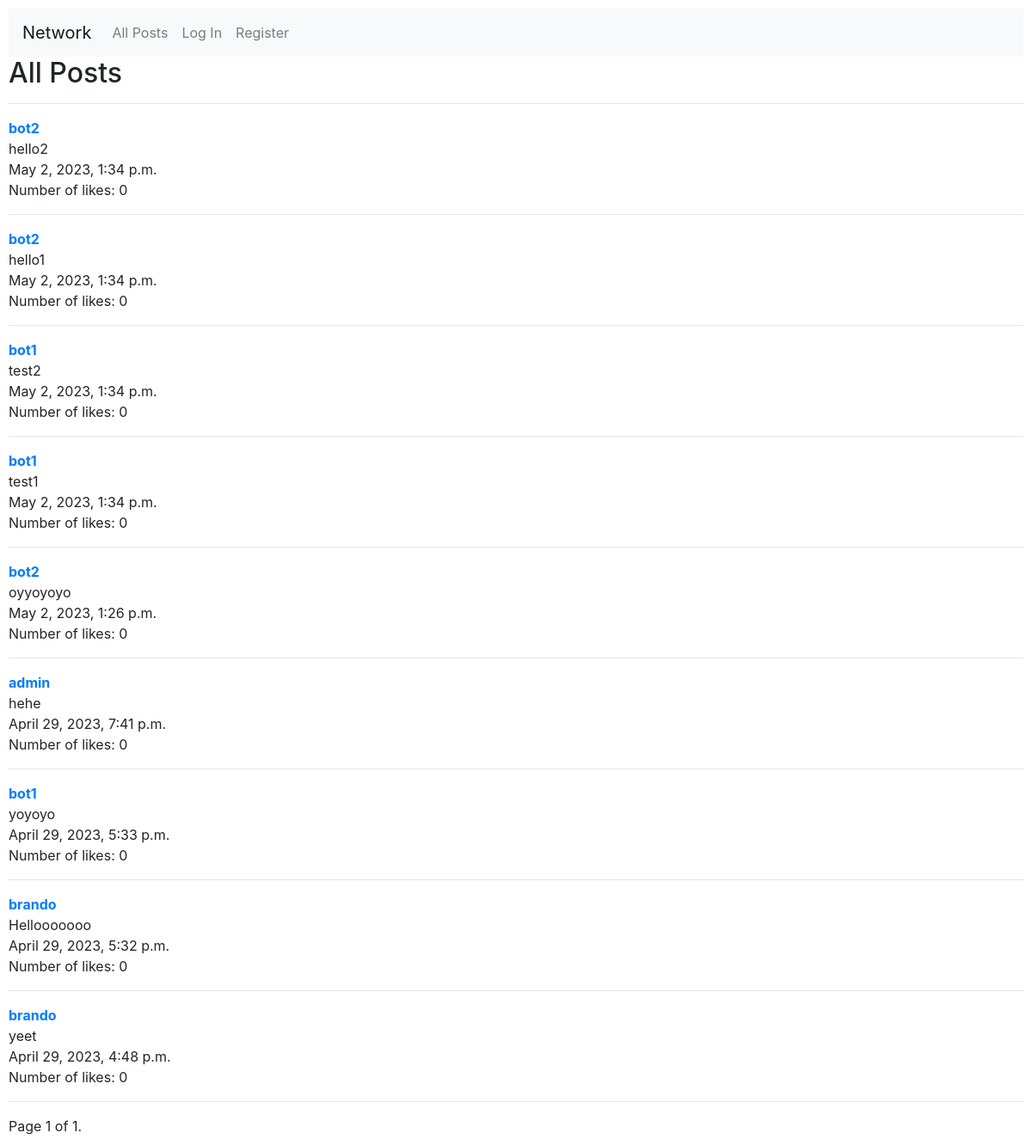
The app's page /, older data.
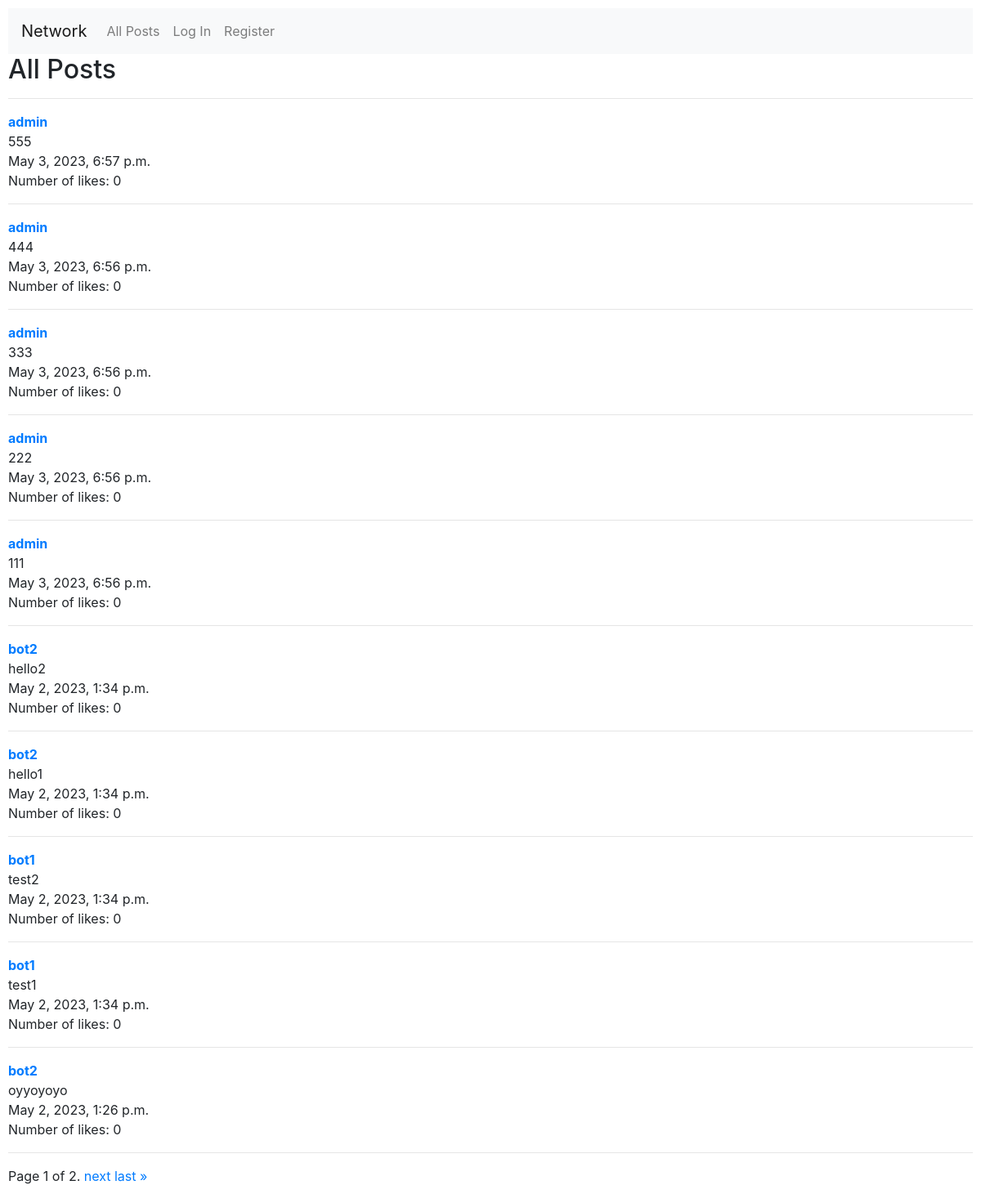
The same page, newer data.
### network/models.py (models this page shows, shortened)
class Post(models.Model):
    user = models.ForeignKey(User, on_delete=models.CASCADE, blank=True, null=True, related_name="post_user")
    content = models.CharField(max_length=280)
    number_of_likes = models.IntegerField(default=0)
    time = models.DateTimeField(auto_now_add=True)

class User(AbstractUser):
    pass

### network/views.py (the view)
# urls.py: path("", views.index, name="index"),
def index(request):
    all_posts = Post.objects.all().order_by("-time")
    number_of_posts = len(all_posts)
    page_obj = get_page_objects(request, all_posts)
    return render(request, "network/index.html", {
        "form": PostForm,
        "page_obj": page_obj,
        "number_of_posts": number_of_posts
    })

### network/utils.py (called while the page is built)
def get_page_objects(request, posts):
    paginator = Paginator(posts, 10)
    page_number = request.GET.get("page")
    page_obj = paginator.get_page(page_number)
    return page_obj

### network/templates/network/index.html (shortened to what this page needs)
{% extends "network/layout.html" %}
{% block body %}
    <h2>All Posts</h2>
    <hr>
    {% include "network/posts.html" %}
{% endblock %}

### network/templates/network/posts.html (shortened to what this page needs)
{% load static %}
{% if number_of_posts > 0 %}
    {% for post in page_obj %}
        <div>
            <div>
                <a href="{% url 'profile' profile_id=post.user.id %}"><strong>{{ post.user }}</strong></a>
            </div>
            <div id="content-div-{{ post.id }}-saved">
                {{ post.content }}
            </div>
            <div>
                {{ post.time }}
            </div>
            <div>
                Number of likes: {{ post.number_of_likes }}
            </div>
            <hr>
        </div>
    {% endfor %}
{% else %}
    No active posts
{% endif %}
<div class="pagination">
    <span class="step-links">
        <span class="current">
            Page {{ page_obj.number }} of {{ page_obj.paginator.num_pages }}.
        </span>
        {% if page_obj.has_next %}
            <a href="?page={{ page_obj.next_page_number }}">next</a>
            <a href="?page={{ page_obj.paginator.num_pages }}">last &raquo;</a>
        {% endif %}
    </span>
</div>

Row changes from the older to the newer data that the page shows:
no longer on this page (row unchanged): Post: user "admin", content "hehe", time "April 29, 2023, 7:41 p.m.", number_of_likes "0"
no longer on this page (row unchanged): Post: user "bot1", content "yoyoyo", time "April 29, 2023, 5:33 p.m.", number_of_likes "0"
no longer on this page (row unchanged): Post: user "brando", content "Hellooooooo", time "April 29, 2023, 5:32 p.m.", number_of_likes "0"
no longer on this page (row unchanged): Post: user "brando", content "yeet", time "April 29, 2023, 4:48 p.m.", number_of_likes "0"
added Post: user "admin", content "555", time "May 3, 2023, 6:57 p.m.", number_of_likes "0"
added Post: user "admin", content "444", time "May 3, 2023, 6:56 p.m.", number_of_likes "0"
added Post: user "admin", content "333", time "May 3, 2023, 6:56 p.m.", number_of_likes "0"
added Post: user "admin", content "222", time "May 3, 2023, 6:56 p.m.", number_of_likes "0"
added Post: user "admin", content "111", time "May 3, 2023, 6:56 p.m.", number_of_likes "0"
Text that changed along with them:
{{ page_obj.paginator.num_pages }}: "1" → "2"
text now shown: "next last »"
